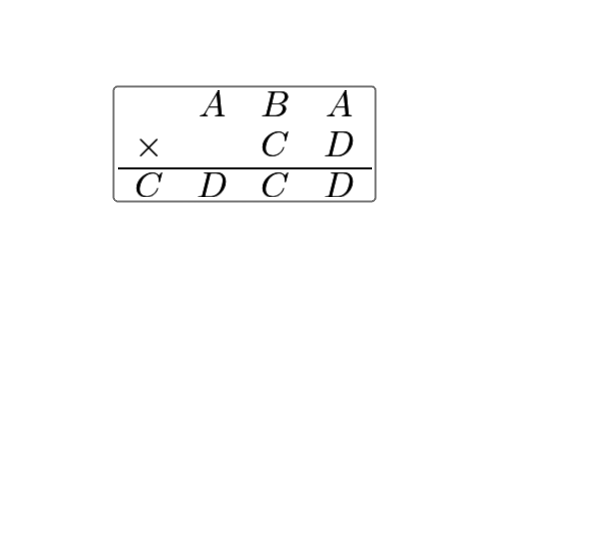
#> input picture output/output.png, 609 x 544 px
$ python crop_required_part.py
#> lines starting #> are read from the running program, lines starting #| are printed output that depends on the picture
from PIL import Image

def extract_and_crop_non_transparent_pixels(input_path, output_path):
    # Open image and convert to RGBA mode
#> called with input_path = './output/output.png', output_path = './output/extracted_cropped.png'
    image = Image.open(input_path).convert("RGBA")
#> image is the input picture: PIL image 609x544 RGBA; mean R, G, B, A 0.7, 0.7, 0.7, 2.7
    pixels = image.load()

    # Find the bounding box of non-transparent and non-black pixels
    min_x, min_y, max_x, max_y = image.width, image.height, 0, 0
#> min_x = 609; min_y = 544; max_x = 0; max_y = 0
    has_content = False  # To check if there's any non-transparent pixel

    for x in range(image.width):
        for y in range(image.height):
            r, g, b, a = pixels[x, y]
            if (r, g, b) != (0, 0, 0) or a != 0:
                has_content = True
                min_x = min(min_x, x)
                min_y = min(min_y, y)
                max_x = max(max_x, x)
                max_y = max(max_y, y)

    # If no non-transparent pixels are found, return an empty image
    if not has_content:
        print("No non-transparent pixels found.")
        return

    # Crop the image to the detected bounding box
    cropped_image = image.crop((min_x, min_y, max_x + 1, max_y + 1))
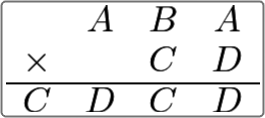
#> cropped_image: PIL image 265x118 RGBA; mean R, G, B, A 7.8, 7.8, 7.8, 28.4; transparent parts drawn white

    # Save the cropped image
    cropped_image.save(output_path)
    print(f"Extraction complete! Cropped image saved at {output_path}")

# Paths
input_path = "./output/output.png"  # Background removed image
output_path = "./output/extracted_cropped.png"  # Cropped extracted image

# Run function
extract_and_crop_non_transparent_pixels(input_path, output_path)
